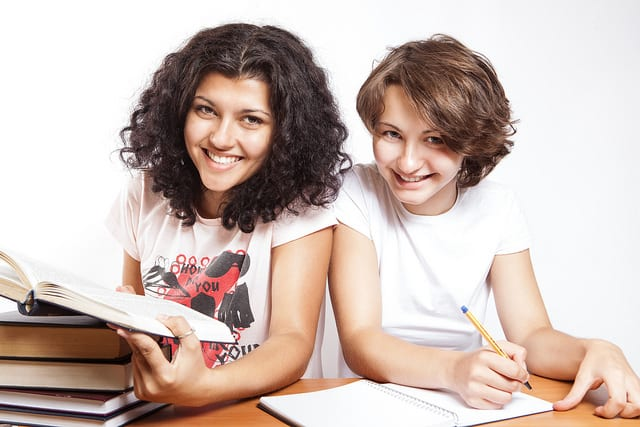
#> input picture test1.jpg, 640 x 427 px, given in place of the camera
$ python dataset.py
#> lines starting #> are read from the running program, lines starting #| are printed output that depends on the picture; after the words box and inside, x2 and y2 are one past the last pixel; in counts of white or black regions, pixels touching at a corner belong together
import cv2
import os

def generate_dataset():
    # face_classifier = cv2.CascadeClassifier("haarcascade_frontalface_default.xml")
    face_classifier = cv2.CascadeClassifier("C:/Users/Lenovo/Desktop/AI Project/2nd Part/haarcascade_frontalface_default.xml")
    if face_classifier.empty():
        raise ValueError("Unable to load face classifier")

    cap = cv2.VideoCapture(0)
    if not cap.isOpened():
        raise ValueError("Unable to open video capture device")

    id = 1
    img_id = 0
    max_images = 200

    while True:
        ret, frame = cap.read()
#> frame is the input picture: shape (427, 640, 3); mean B, G, R 179.7, 186.7, 203.9
        if not ret:
            print("Unable to read frame from video capture device")
            continue

        cropped_face = face_cropped(frame, face_classifier)
#> in face_cropped, `gray = cv2.cvtColor(img, cv2.COLOR_BGR2GRAY)`:
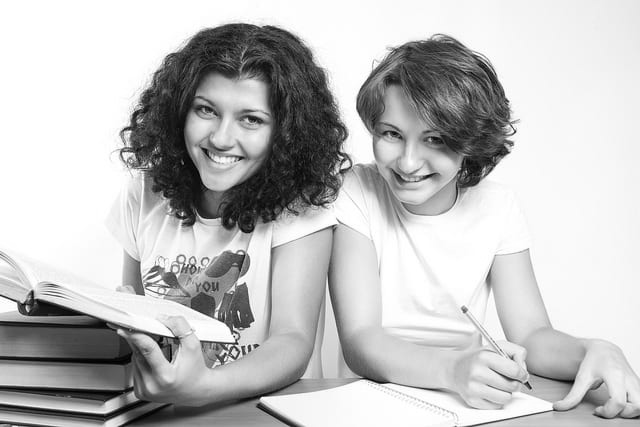
#> gray: shape (427, 640); min 1, max 255, mean 191.1
#> in face_cropped, `faces = face_classifier.detectMultiScale(gray, 1.3, 5)`: faces = [[175, 75, 106, 106]]
#> in face_cropped, `(x, y, w, h) = faces[0]`: x = 175; y = 75; w = 106
#> in face_cropped, `cropped_face = img[y:y+h, x:x+w]`:
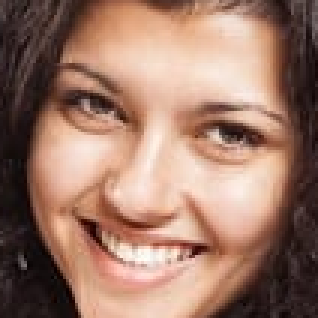
#> cropped_face: shape (106, 106, 3) (shown 3 times larger); mean B, G, R 104.5, 120.6, 157
        if cropped_face is None:
            continue

        img_id += 1
        face = cv2.resize(cropped_face, (200,200))
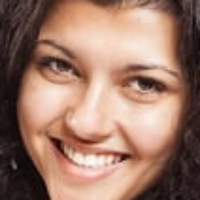
#> face: shape (200, 200, 3); mean B, G, R 104.4, 120.5, 156.9
        face = cv2.cvtColor(face, cv2.COLOR_BGR2GRAY)
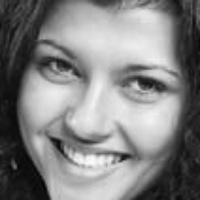
#> face: shape (200, 200); min 4, max 251, mean 129.5
        file_name_path = f"C:/Users/Lenovo/Desktop/AI Project/2nd Part/data/user.{id}.{img_id}.jpg"
        cv2.imwrite(file_name_path, face)
        cv2.putText(face, str(img_id), (50,50), cv2.FONT_HERSHEY_COMPLEX, 1, (0,255,0), 2)
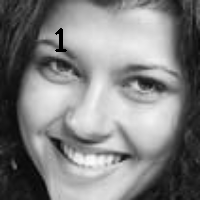
#> face: shape (200, 200); 0.31% of pixels changed, all inside (x1, y1, x2, y2) = (55, 28, 67, 52)
        cv2.imshow("Cropped face", face)

        if cv2.waitKey(1) == ord('q') or img_id == max_images:
#> (key q is pressed here)
            break

    cap.release()
    cv2.destroyAllWindows()
    print("Collecting samples is completed....")


def face_cropped(img, face_classifier):
    gray = cv2.cvtColor(img, cv2.COLOR_BGR2GRAY)
    faces = face_classifier.detectMultiScale(gray, 1.3, 5)
    if len(faces) == 0:
        return None

    (x, y, w, h) = faces[0]
    cropped_face = img[y:y+h, x:x+w]
    return cropped_face


if __name__ == "__main__":
    generate_dataset()

$ run again, on test2.jpg
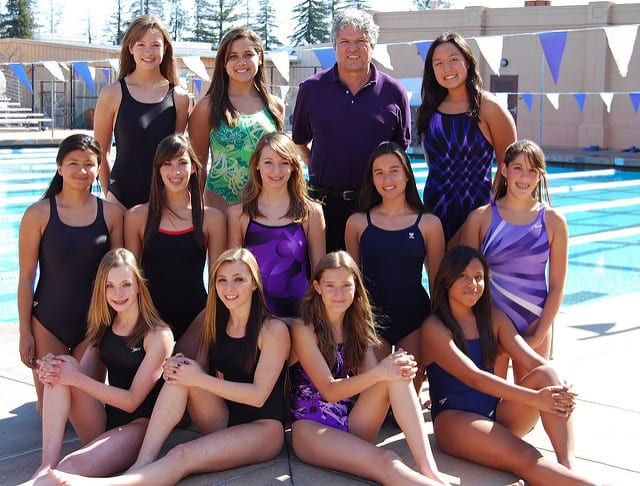
#> input picture test2.jpg, 640 x 486 px, given in place of the camera
#> in generate_dataset, frame is the input picture: shape (486, 640, 3); mean B, G, R 118.6, 113.3, 130.8
#> in face_cropped, `gray = cv2.cvtColor(img, cv2.COLOR_BGR2GRAY)`:
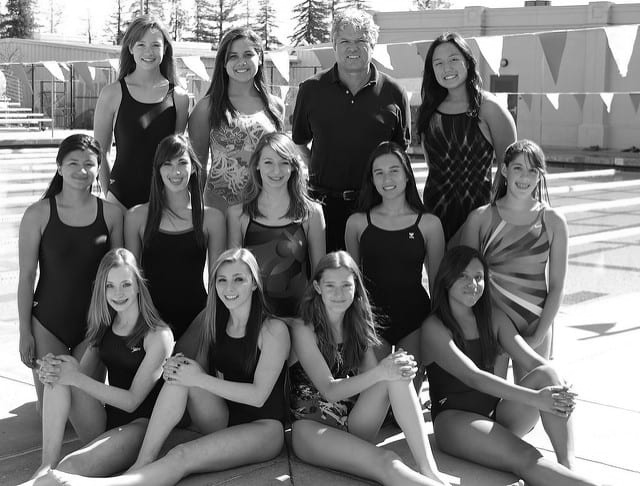
#> gray: shape (486, 640); min 0, max 255, mean 119.2
#> faces = [[428, 48, 38, 38], [365, 155, 46, 46], [316, 269, 46, 46], [217, 38, 49, 49], [206, 261, 51, 51], [95, 266, 51, 51]]
#> x = 428; y = 48; w = 38
#> in generate_dataset, `cv2.putText(face, str(img_id), (50,50), cv2.FONT_HERSHEY_COMPLEX, 1, (..`:
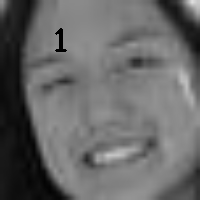
#> face: shape (200, 200); min 0, max 221, mean 103.5
